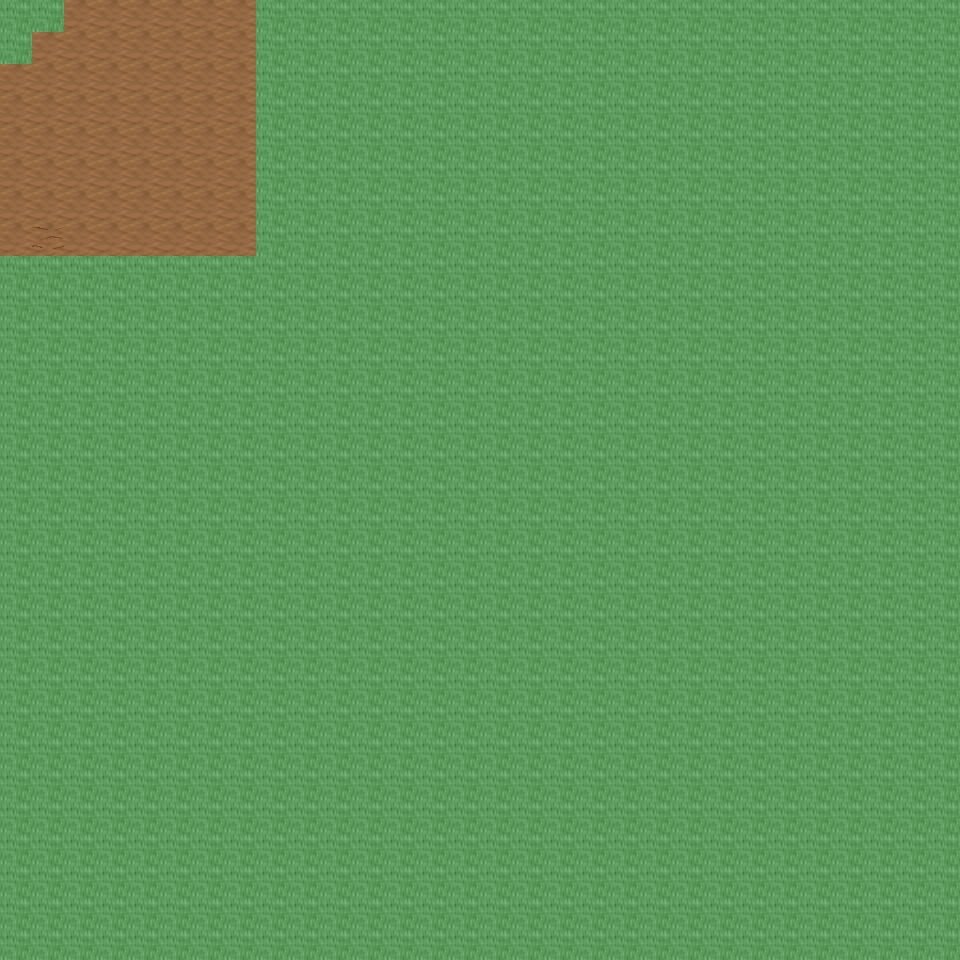

This game map was drawn from its Tiled (.tmx) file and the tilesets committed beside it. A one-line description and the trimmed map source follow:
An orthogonal 30x30 tile map with 32x32 px tiles, 6 tile layers (Ground, Object, Object2, Above, ...), 32 tilesets and 2 objects (2x mapchange).

<map version="1.0" orientation="orthogonal" renderorder="right-down" width="30" height="30" tilewidth="32" tileheight="32" nextobjectid="3">
  <tileset firstgid="1" name="tileset_ground_ground" tilewidth="32" tileheight="32" tilecount="33" columns="3">
    <image source="../drawable/tileset_ground_ground.png" width="96" height="352" />
  </tileset>
  <tileset firstgid="34" name="tileset_ground_rock_pebbles" tilewidth="32" tileheight="32" tilecount="3" columns="1">
    <image source="../drawable/tileset_ground_rock_pebbles.png" width="32" height="96" />
  </tileset>
  <tileset firstgid="37" name="tileset_ground_grass_edges" tilewidth="32" tileheight="32" tilecount="36" columns="12">
    <image source="../drawable/tileset_ground_grass_edges.png" width="384" height="96" />
  </tileset>
  <tileset firstgid="73" name="tileset_plant_flower_daisy_white" tilewidth="32" tileheight="32" tilecount="8" columns="2">
    <image source="../drawable/tileset_plant_flower_daisy_white.png" width="64" height="128" />
  </tileset>
  <tileset firstgid="81" name="tileset_ground_ridge_earth_dark" tilewidth="32" tileheight="32" tilecount="96" columns="12">
    <image source="../drawable/tileset_ground_ridge_earth_dark.png" width="384" height="256" />
  </tileset>
  <tileset firstgid="177" name="tileset_plant_grasses" tilewidth="32" tileheight="32" tilecount="6" columns="3">
    <image source="../drawable/tileset_plant_grasses.png" width="96" height="64" />
  </tileset>
  <tileset firstgid="183" name="tileset_ground_earth_edges" tilewidth="32" tileheight="32" tilecount="18" columns="6">
    <image source="../drawable/tileset_ground_earth_edges.png" width="192" height="96" />
  </tileset>
  <tileset firstgid="201" name="tileset_item_statue_green_stone_3" tilewidth="32" tileheight="32" tilecount="3" columns="1">
    <image source="../drawable/tileset_item_statue_green_stone_3.png" width="32" height="96" />
  </tileset>
  <tileset firstgid="204" name="tileset_ground_rock_rocks_2" tilewidth="32" tileheight="32" tilecount="4" columns="2">
    <image source="../drawable/tileset_ground_rock_rocks_2.png" width="64" height="64" />
  </tileset>
  <tileset firstgid="208" name="tileset_item_corpse_huge_animal" tilewidth="32" tileheight="32" tilecount="16" columns="2">
    <image source="../drawable/tileset_item_corpse_huge_animal.png" width="64" height="256" />
  </tileset>
  <tileset firstgid="224" name="tileset_item_statue_green_stone" tilewidth="32" tileheight="32" tilecount="12" columns="4">
    <image source="../drawable/tileset_item_statue_green_stone.png" width="128" height="96" />
  </tileset>
  <tileset firstgid="236" name="tileset_logic_collision" tilewidth="32" tileheight="32" tilecount="1" columns="1">
    <image source="../drawable/tileset_logic_collision.png" width="32" height="32" />
  </tileset>
  <tileset firstgid="237" name="tileset_plant_tree_taller_trees" tilewidth="32" tileheight="32" tilecount="32" columns="8">
    <image source="../drawable/tileset_plant_tree_taller_trees.png" width="256" height="128" />
  </tileset>
  <tileset firstgid="269" name="tileset_plant_tree_spruce" tilewidth="32" tileheight="32" tilecount="6" columns="2">
    <image source="../drawable/tileset_plant_tree_spruce.png" width="64" height="96" />
  </tileset>
  <tileset firstgid="275" name="tileset_plant_bush_bush_mult_colored" tilewidth="32" tileheight="32" tilecount="6" columns="3">
    <image source="../drawable/tileset_plant_bush_bush_mult_colored.png" width="96" height="64" />
  </tileset>
  <tileset firstgid="281" name="tileset_plant_bush_bush_pinks" tilewidth="32" tileheight="32" tilecount="4" columns="2">
    <image source="../drawable/tileset_plant_bush_bush_pinks.png" width="64" height="64" />
  </tileset>
  <tileset firstgid="285" name="tileset_plant_flower_flower_bed_1" tilewidth="32" tileheight="32" tilecount="35" columns="7">
    <image source="../drawable/tileset_plant_flower_flower_bed_1.png" width="224" height="160" />
  </tileset>
  <tileset firstgid="320" name="tileset_plant_flower_small_flower_bed" tilewidth="32" tileheight="32" tilecount="12" columns="3">
    <image source="../drawable/tileset_plant_flower_small_flower_bed.png" width="96" height="128" />
  </tileset>
  <tileset firstgid="332" name="tileset_plant_flower_small_flower_bed_2" tilewidth="32" tileheight="32" tilecount="12" columns="3">
    <image source="../drawable/tileset_plant_flower_small_flower_bed_2.png" width="96" height="128" />
  </tileset>
  <tileset firstgid="344" name="tileset_furniture_chair_bench_wooden" tilewidth="32" tileheight="32" tilecount="8" columns="2">
    <image source="../drawable/tileset_furniture_chair_bench_wooden.png" width="64" height="128" />
  </tileset>
  <tileset firstgid="352" name="tileset_building_decoration_pool" tilewidth="32" tileheight="32" tilecount="9" columns="3">
    <image source="../drawable/tileset_building_decoration_pool.png" width="96" height="96" />
  </tileset>
  <tileset firstgid="361" name="tileset_building_decoration_stone_details" tilewidth="32" tileheight="32" tilecount="4" columns="2">
    <image source="../drawable/tileset_building_decoration_stone_details.png" width="64" height="64" />
  </tileset>
  <tileset firstgid="365" name="tileset_building_decoration_orbpedestal" tilewidth="32" tileheight="32" tilecount="2" columns="1">
    <image source="../drawable/tileset_building_decoration_orbpedestal.png" width="32" height="64" />
  </tileset>
  <tileset firstgid="367" name="tileset_object_birds" tilewidth="32" tileheight="32" tilecount="4" columns="2">
    <image source="../drawable/tileset_object_birds.png" width="64" height="64" />
  </tileset>
  <tileset firstgid="371" name="tileset_building_gazebo" tilewidth="32" tileheight="32" tilecount="21" columns="3">
    <image source="../drawable/tileset_building_gazebo.png" width="96" height="224" />
  </tileset>
  <tileset firstgid="392" name="tileset_ground_green_paving" tilewidth="32" tileheight="32" tilecount="18" columns="3">
    <image source="../drawable/tileset_ground_green_paving.png" width="96" height="192" />
  </tileset>
  <tileset firstgid="410" name="tileset_plant_tree_pine_tree" tilewidth="32" tileheight="32" tilecount="20" columns="4">
    <image source="../drawable/tileset_plant_tree_pine_tree.png" width="128" height="160" />
  </tileset>
  <tileset firstgid="430" name="tileset_plant_tree_pine_tree_1" tilewidth="32" tileheight="32" tilecount="20" columns="4">
    <image source="../drawable/tileset_plant_tree_pine_tree_1.png" width="128" height="160" />
  </tileset>
  <tileset firstgid="450" name="tileset_plant_tree_cherry_blossom_tree" tilewidth="32" tileheight="32" tilecount="9" columns="3">
    <image source="../drawable/tileset_plant_tree_cherry_blossom_tree.png" width="96" height="96" />
  </tileset>
  <tileset firstgid="459" name="tileset_plant_bushes_and_trees" tilewidth="32" tileheight="32" tilecount="144" columns="16">
    <image source="../drawable/tileset_plant_bushes_and_trees.png" width="512" height="289" />
  </tileset>
  <tileset firstgid="603" name="tileset_plant_bush_leafy" tilewidth="32" tileheight="32" tilecount="48" columns="8">
    <image source="../drawable/tileset_plant_bush_leafy.png" width="256" height="192" />
  </tileset>
  <tileset firstgid="651" name="tileset_plant_bush_flowering" tilewidth="32" tileheight="32" tilecount="72" columns="8">
    <image source="../drawable/tileset_plant_bush_flowering.png" width="256" height="288" />
  </tileset>
  <layer name="Ground" width="30" height="30">
    <data>[900 cells, 218 non-empty, 2 distinct tile ids]</data>
  </layer>
  <layer name="Object" width="30" height="30">
    <data>[900 cells, 22 non-empty, 8 distinct tile ids]</data>
  </layer>
  <layer name="Object2" width="30" height="30">
    <data>[900 cells, 0 non-empty, 0 distinct tile ids]</data>
  </layer>
  <layer name="Above" width="30" height="30">
    <data>[900 cells, 0 non-empty, 0 distinct tile ids]</data>
  </layer>
  <layer name="Above2" width="30" height="30">
    <data>[900 cells, 0 non-empty, 0 distinct tile ids]</data>
  </layer>
  <layer name="Walkable" width="30" height="30">
    <data>[900 cells, 839 non-empty, 1 distinct tile ids]</data>
  </layer>
  <objectgroup name="MapEvents">
    <object id="1" name="north" type="mapchange" x="64" y="0" width="192" height="32">
      <properties>
        <property name="map" value="0_ados_mountain_n2_w2_x3_y3" />
        <property name="place" value="south" />
      </properties>
    </object>
    <object id="2" name="west" type="mapchange" x="0" y="64" width="32" height="192">
      <properties>
        <property name="map" value="0_ados_mountain_n2_w2_x2_y4" />
        <property name="place" value="east" />
      </properties>
    </object>
  </objectgroup>
</map>
